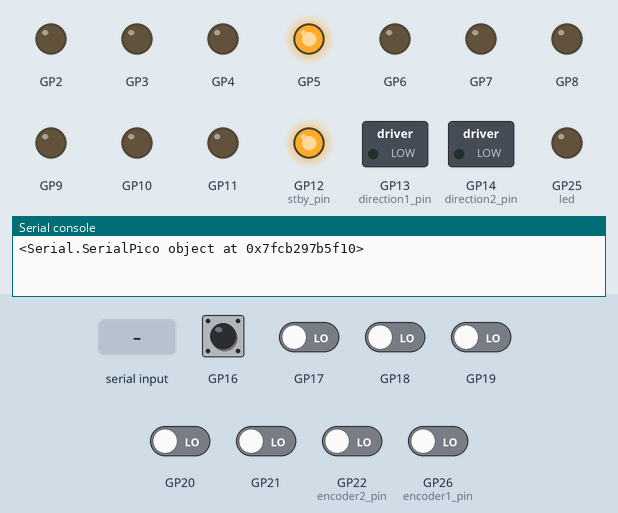
A program run on a simulated Raspberry Pi Pico running MicroPython. On the bench: switched loads named in the program (green lamp = pin HIGH), output pins drawn as LEDs (lit = HIGH), the last lines printed to the serial console. The inputs (shaded band) are chosen by the test bench; at power-on: GP16–21, GP22 (encoder2_pin), GP26 (encoder1_pin) LOW.

Above: at 1.2 s.
1.3 s: "quit\n" received over the second serial link
At 2.3 s:
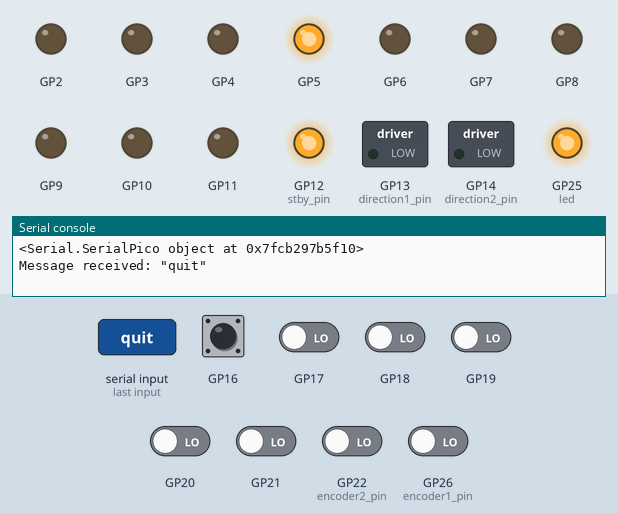
2.8 s: GP16 pulled HIGH for 0.15 s
Timing chart, 0 to 5.8 s (numbered marks = the images above; inputs shaded):
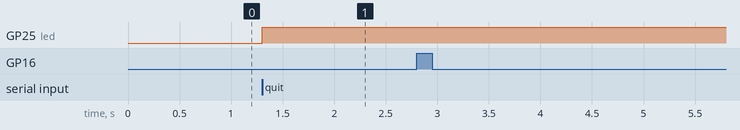

Measured:
- after the input at 1.3 s, GP25 (led): LOW → HIGH at once

The program:

main.py
```python
from Motors import *
from Serial import *
from machine import Pin
from time import sleep
motorB = MotorB() # left_front_motor
motorA = MotorA() # left_back_motor
motorC = MotorC() # right_front_motor
motorD = MotorD() # right_back_motor
led = Pin(25, Pin.OUT)
# right_back_motor.reverse(move=True, encoder=True)
# left_back_motor.reverse(move=True, encoder=True)
port = SerialPico(0, 115200)
print(port)
while True:
    led.value(0)
    if port.uart.any():
        msg=port.receiveData()
        led.value(1)
        print(f"Message received: \"{msg}\"")
        if(msg=="quit"):
            break
        elif(msg=="toggleLED"):
            port.sendData("ack")
        else:
            parts = msg.split(".")
            if parts[-1] == "get_count()":
                ans = 0
                if parts[0] == "motorA":
                    ans = motorA.get_count()
                if parts[0] == "motorB":
                    ans = motorB.get_count()
                if parts[0] == "motorC":
                    ans = motorC.get_count()
                if parts[0] == "motorD":
                    ans = motorD.get_count()
                print(f"Sending count: {ans}")
                port.sendData(str(ans))
            eval(msg)
```

Motors.py
```python
from machine import Pin, PWM
import machine
class Motor:

    def __init__(self, direction1_pin: int, direction2_pin: int, power_pin: int, encoder1_pin: int, encoder2_pin: int, stby_pin: int) -> None:
        # direction1_pin, direction2_pin - пины направлений на драйвере | power_pin - ШИМ | encoder1_pin, encoder2_pin - пины энкодера в режиме прерываний | stby - пин включения драйвера

        self.direction1_pin = Pin(direction1_pin, Pin.OUT)
        self.direction2_pin = Pin(direction2_pin, Pin.OUT)
        self.power_pin = PWM(power_pin)
        self.encoder1_pin = Pin(encoder1_pin, Pin.IN, Pin.PULL_DOWN)
        self.encoder1_pin.irq(trigger = Pin.IRQ_RISING | Pin.IRQ_FALLING, handler=self.Enc_Handler)
        self.encoder2_pin = Pin(encoder2_pin, Pin.IN, Pin.PULL_DOWN)
        self.encoder2_pin.irq(trigger = Pin.IRQ_RISING | Pin.IRQ_FALLING, handler=self.Enc_Handler)
        self.stby_pin = Pin(stby_pin, Pin.OUT)

        self.power_pin.freq(1000)
        self.stby_pin.value(1)

        self.enc1_state_old = self.encoder1_pin.value()
        self.enc2_state_old = self.encoder2_pin.value()
        self.last_enc_counter = 0
        self.enc_counter = 0
        self.last_qtr_cntr = 0
        self.qtr_cntr = 0
        self.error = 0
        self.encoder_delta = 1

        self.dir_reverse_status = False
        self.enc_reverse_status = False


    def Enc_Handler(self, Source):
        # Обработчик прерываний
        #s = str(Source)  #useful for debugging and setup to see which pin triggered interupt
        #print(s[4:6])

        enc1_state = self.encoder1_pin.value()  #Capture the current state of both A and B
        enc2_state = self.encoder2_pin.value()
        if enc1_state == self.enc1_state_old and enc2_state == self.enc2_state_old:  #Probably 'bounce" as there was a trigger but no change
            self.error += 1  #add the error event to a variable - may by useful in debugging
        elif (enc1_state == 1 and self.enc2_state_old == 0) or (enc1_state == 0 and self.enc2_state_old == 1):
            # this will be clockwise rotation
            # A   B-old
            # 1 & 0 = CW rotation
            # 0 & 1 = CW rotation
            self.enc_counter += self.encoder_delta  #Increment counter by 1 - counts ALL transitions
            self.qtr_cntr = round(self.enc_counter * 2)  #Calculate a new 1/4 counter value
        elif (enc1_state == 1 and self.enc2_state_old == 1) or (enc1_state == 0 and self.enc2_state_old == 0):
            # this will be counter-clockwise rotation
            # A   B-old
            # 1 & 1 = CCW rotation
            # 0 & 0 = CCW rotation
            self.enc_counter -= self.encoder_delta # Decrement counter by 1 - counts ALL transitions
            self.qtr_cntr = round(self.enc_counter * 2)  #Calculate a new 1/4 counter value
        else:  #if here, there is a combination we don't care about, ignore it, but track it for debugging
            self.error += 1
        self.enc1_state_old = enc1_state     # store the current encoder values as old values to be used as comparison in the next loop
        self.enc2_state_old = enc2_state
        print(f"Enc_Handler: enc_counter={self.enc_counter}, qtr_cntr={self.qtr_cntr}")  # <--- Проверка данных

    def reverse(self, move=False, encoder=False) -> None:
        # move=True инвертирует направление движения двигателя | encoder=True инвертирует направление энкодера
        if move != self.dir_reverse_status:
            self.direction1_pin, self.direction2_pin = self.direction2_pin, self.direction1_pin
            self.dir_reverse_status = move
        if encoder != self.enc_reverse_status:
            self.encoder_delta *= -1
            self.enc_reverse_status = encoder

    def start(self, power: int) -> None:
        # запуск мотора в процентах мощности
        if power > 0 :
            self.direction1_pin.value(1)
            self.direction2_pin.value(0)
        else:
            self.direction1_pin.value(0)
            self.direction2_pin.value(1)

        self.power_pin.duty_u16(int((abs(power) * 65536) / 100))

    def stop(self, type: bool) -> None:
        # остановка мотора | True - жесткае, False - мягкая
        if type:
            self.direction1_pin.value(1)
            self.direction2_pin.value(1)
        else:
            self.direction1_pin.value(0)
            self.direction2_pin.value(0)

        self.power_pin.duty_u16(0)

    def get_count(self) -> int:
        #irq_state = machine.disable_irq()  # Отключаем прерывания
        count = self.enc_counter
        #machine.enable_irq(irq_state)  # Включаем обратно
        return count


    def reset_count(self) -> None:
        self.last_enc_counter = 0
        self.enc_counter = 0
        self.last_qtr_cntr = 0
        self.qtr_cntr = 0
        self.error = 0


class MotorA(Motor):
    def __init__(self) -> None:
        # test_motor = Motor(14, 15, 13, 16, 17, 12)
        direction1_pin = 13
        direction2_pin = 14
        power_pin = 15
        encoder1_pin = 26
        encoder2_pin = 22
        stby_pin = 12
        super().__init__(direction1_pin, direction2_pin, power_pin, encoder1_pin, encoder2_pin, stby_pin)


class MotorB(Motor):
    def __init__(self) -> None:
        # test_motor = Motor(14, 15, 13, 16, 17, 12)
        direction1_pin = 10
        direction2_pin = 11
        power_pin = 9
        encoder1_pin = 21
        encoder2_pin = 20
        stby_pin = 12
        super().__init__(direction1_pin, direction2_pin, power_pin, encoder1_pin, encoder2_pin, stby_pin)


class MotorC(Motor):

    def __init__(self) -> None:
        # test_motor = Motor(14, 15, 13, 16, 17, 12)
        direction1_pin = 6
        direction2_pin = 7
        power_pin = 8
        encoder1_pin = 19
        encoder2_pin = 18
        stby_pin = 5
        super().__init__(direction1_pin, direction2_pin, power_pin, encoder1_pin, encoder2_pin, stby_pin)


class MotorD(Motor):
    def __init__(self) -> None:
        # test_motor = Motor(14, 15, 13, 16, 17, 12)
        direction1_pin = 3
        direction2_pin = 4
        power_pin = 2
        encoder1_pin = 17
        encoder2_pin = 16
        stby_pin = 5
        super().__init__(direction1_pin, direction2_pin, power_pin, encoder1_pin, encoder2_pin, stby_pin)
```

Serial.py
```python
from machine import Pin
import machine
import time
import _thread
import random
import json

class SerialPico:

    def __init__(self, uartPin: int, bod: int) -> None:
        self.port = uartPin
        self.uart = machine.UART(self.port, bod)

    def sendData(self, line: str):
        # Sends data over the serial UART
        # Add new line to terminate string
        #print("Sending: ", str)
        self.uart.write(line+'\n')


    def receiveData(self) -> str:
        dataIn = ""

        while self.uart.any():
            # In a fast enough loop, this may be called before the string
            # has completed sending. This loop will continue until the incoming
            # data has completed. On exception it will send what string it has
            # so far
            rawIn = self.uart.readline()
            #print(rawIn)
            # Raw data is as a byte stream. Convert
            # Need to use a try/except as control characters may cause an issue
            try:
                dataIn += str(rawIn.decode('utf-8').strip())
                #print("Incoming :", dataIn)
            except:
                pass
        return dataIn
```
